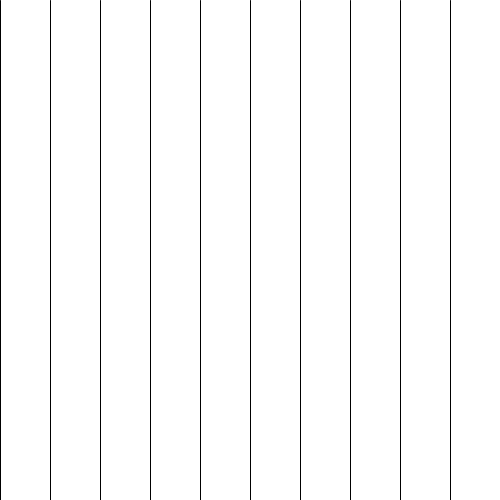
Frame 1 (no input)
Frame 60 (the mouse pressed at the canvas centre just before this capture): identical to frame 1, image omitted
Frame 120 (the mouse held since frame 60 and released just before this capture): identical to frame 1, image omitted

The Processing sketch that drew this single still picture (run headless with seeded random() and noise(); from frame 60 on, the mouse is pressed at the canvas centre):

// Processing sketch: sketch10_linien_mitLoop
// ── sketch10_linien_mitLoop.pde
void setup() {
  size(500, 500);
  stroke(0, 0, 0);
}


void draw() {

  background(255, 255, 255);

  //for Loop!
  // int i ist die Startposition für den Loop, hier ist es 0; i <= 9 ist die Bedingung,
  // also weil wir 9 Linien haben wollen, soll der Loop bis 9 gehen, i++ bedeutet, dass wenn
  // die Bedingung ( i <= 9 ) erfüllt ist, dann erhöht sich i um 1.
  // hier z.b. 0,1,2,3,4,5,6,7,8,9
  for (int i = 0; i <= 9; i++) {
    //die Variable i kann man dann für die Position der Linie benutzen
    line(50*i, 0, 50*i, height);
  }
}
